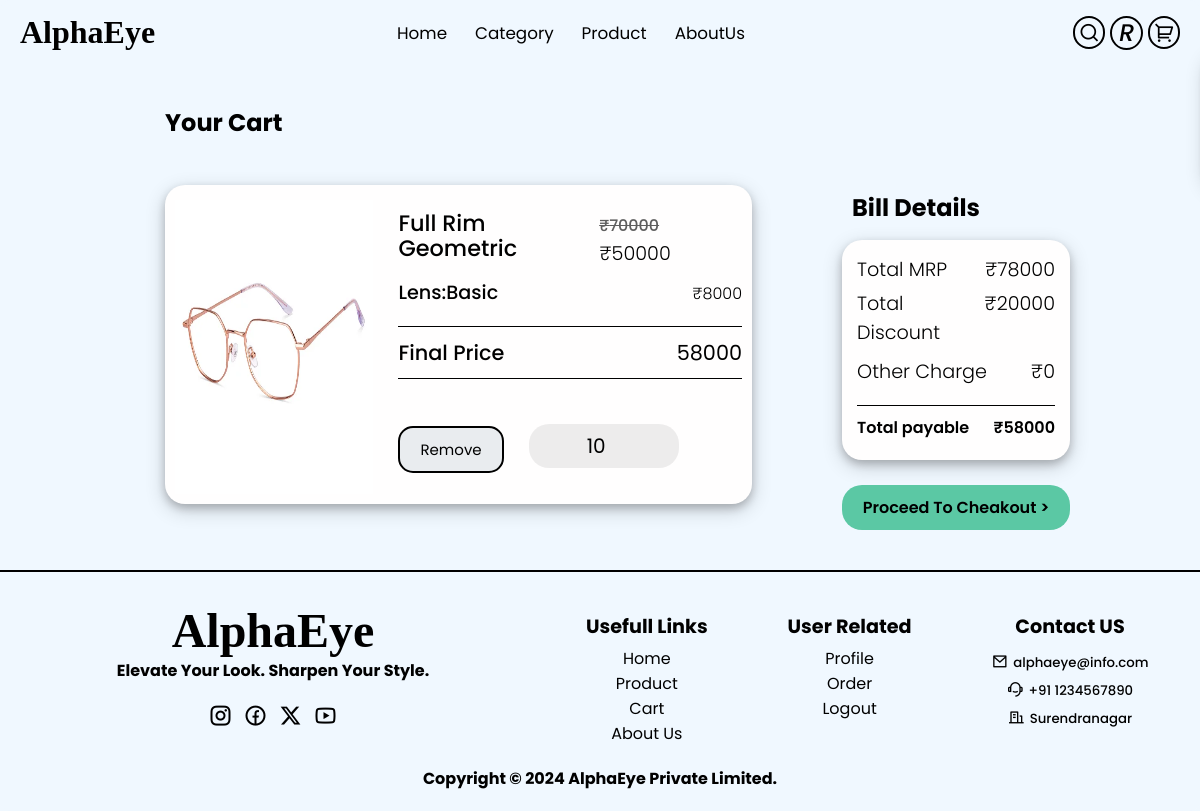
Page /cart.php (signed in) on the earlier database version.
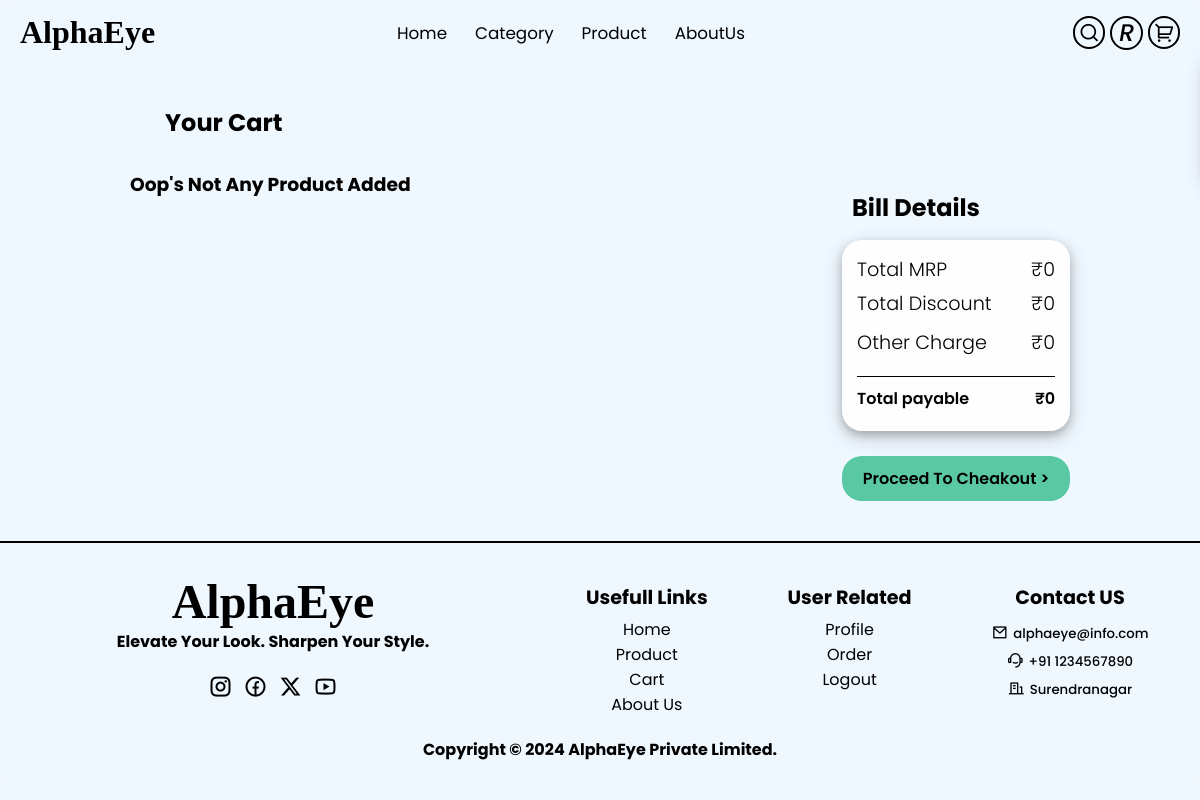
Same page on the later database version.
### tables this page shows
CREATE TABLE `userdata` (
  `id` int(11) NOT NULL,
  `username` varchar(255) DEFAULT NULL,
  `useremail` varchar(255) DEFAULT NULL,
  `password` varchar(255) DEFAULT NULL,
  `status` tinyint(1) DEFAULT 0,
  `joindate` timestamp NULL DEFAULT current_timestamp()
);

CREATE TABLE `cart` (
  `cartid` int(11) NOT NULL,
  `userid` int(11) NOT NULL,
  `productid` int(11) NOT NULL,
  `addingtime` timestamp NOT NULL DEFAULT current_timestamp(),
  `quantity` int(11) DEFAULT 1,
  `powertype` varchar(255) DEFAULT NULL,
  `lenstype` varchar(255) DEFAULT NULL,
  `lensprice` int(11) DEFAULT NULL
);

CREATE TABLE `product` (
  `productid` int(11) NOT NULL,
  `name` varchar(255) DEFAULT NULL,
  `detail` longtext DEFAULT NULL,
  `mrp` int(11) NOT NULL DEFAULT 0,
  `maincategory` varchar(255) DEFAULT NULL,
  `img1` varchar(255) DEFAULT NULL,
  `img2` varchar(255) DEFAULT NULL,
  `img3` varchar(255) DEFAULT NULL,
  `img4` varchar(255) DEFAULT NULL,
  `color` varchar(255) DEFAULT NULL,
  `status` varchar(255) NOT NULL DEFAULT 'show',
  `addingdate` timestamp NOT NULL DEFAULT current_timestamp(),
  `size` varchar(20) DEFAULT 'medium',
  `sellingprice` int(255) DEFAULT NULL,
  `subcategory` varchar(255) DEFAULT NULL
);

### cart.php (the view, shortened to what the rows shown need)
<!DOCTYPE html>
<html lang="en">
<head>
    <link rel="stylesheet" href="cssStyle/cart.css">
</head>
<body>
<?php
        include("config/dbconnect.php");
        include("config/remixicone.php");
?>
    <div class="main">
        <div class="cart">
            <?php  include("component/nav.php");?>
            <div class="heading">
                <h2>Your Cart</h2>
            </div>
            <div class="cart-section">
                <div class="cart-item">
                     <?php
                        if(isset($_SESSION['email']) && isset($_SESSION['role'])){
                            $email=$_SESSION['email'];
                            $fecthuser="select id from userdata where useremail='$email'";
                            $result=mysqli_query($con,$fecthuser);
                            $userdata=mysqli_fetch_assoc($result);
                            $cartproduct="select * from cart where userid = $userdata[id]";
                            $result=mysqli_query($con,$cartproduct);
                            if(mysqli_num_rows($result)>0){
                                while($cartdata=mysqli_fetch_assoc($result)){
                                    $fetchproduct="select * from product where productid = $cartdata[productid]";
                                    $productresult=mysqli_query($con,$fetchproduct);
                                    $productdata=mysqli_fetch_assoc($productresult);
                                    if($cartdata['powertype']!=null){
                                        ?>
                                             <div class=cart-first>
                                        <div class="product-div">
                                            <img class=img src="assets\images\<?= $productdata['img1']; ?>" alt="">
                                            <div class="product-detail">
                                                <div class="product-name">
                                                    <h3 class="productname"><?= $productdata['name']; ?></h3>
                                                    <h5>
                                                        <span class="mrpprice">₹<?php
                                                            $mrp=$productdata['mrp']*$cartdata['quantity'];
                                                            echo $mrp;
                                                        ?></span>
                                                        ₹<?php
                                                        $productprice=$productdata['sellingprice']*$cartdata['quantity'];
                                                        echo $productprice;
                                                        ?></h5>
                                                </div>
                                                <div class="lens">
                                                    <h5>Lens:<?= $cartdata['lenstype']; ?></h5>
                                                    <h6>₹<?php
                                                        $lenseprice=$cartdata['lensprice']*$cartdata['quantity'];
                                                        echo $lenseprice;
                                                    ?></h6>
                                                </div>
                                                <div class="line"></div>
                                                    <div class="final-price">
                                                        <h4>Final Price</h4>
                                                        <h6>
                                                            <?php
                                                                $totalproductprice=$lenseprice+$productprice;
                                                                echo $totalproductprice;
                                                            ?>
                                                        </h6>
                                                    </div>
                                                <div class="line-2"></div>
                                                <div class="quantity-wrapper">
                                                <span>
                                                    <a
                                                    href="addcart.php?action=deleteproduct&cartid=<?php echo $cartdata['cartid']; ?>">
                                                        <button type="text">Remove</button>
                                                    </a>
                                                </span>
                                                    <div class= "quantity-wrapper-2">
                                                        <form action="addcart.php" method="get">
                                                            <input type="number" id="quantity" name="quantity" max="10" min="1"
                                                            value="<?php echo $cartdata['quantity']; ?>">
                                                        </form>
                                                    </div>
                                                </div>
                                            </div>
                                        </div>
                                    </div>
                                        <?php
                                    }
                                    ?>
                                    <?php }}
                                        else{
                                            echo "<h3>Oop's Not Any Product Added</h3>";
                                        }
                                    }
                                    else{
                                        echo "<h3>Oop's Not Any Product Added</h3>";
                                    }
                                 ?>
                </div>
                <div class="car-sec">
                            <div class="heading-2">
                            <h2>Bill Details</h2>
                            </div>
                    </div>
            </div>
            <?php include("component/footer.php");?>
        </div>
    </div>
</body>
</html>

### component/nav.php (shortened to what the rows shown need)
<link rel="stylesheet" href="component/nav.css">
<?php
    include("./config/dbconnect.php");
    ?>
<nav>
        <div class="nav-div">
            <div class="left-nav">
                <a href="index.php" >
                    <h1>AlphaEye</h1>
                </a>
            </div>
            <div class="right-nav">
                <?php
                    if(!isset($_SESSION['email'])){
                        ?>
                            <a href="singin.php"><i class="ri-user-line"></i></a>
                    <?php
                    }
                    else{
                        $email=$_SESSION['email'];
                        $select="select * from userdata where useremail='$email'";
                        $result=mysqli_query($con,$select);
                        $data=mysqli_fetch_assoc($result);
                        $char=str_split($data['username']);
                        ?>
                            <button id="user-logo">
                                <i id='user-name-logo'>
                                    <?php echo $char[0];?>
                                </i>
                            </button>
                        <?php
                    }
                ?>
            </div>
        </div>
    </nav>

Differences in the rows shown:
removed cart: productid.img1 (picture), productid.name "Full Rim Geometric", mrp "70000", productprice "50000", lenstype "Basic", lenseprice "8000", totalproductprice "58000", quantity "10"
Other differences:
$totalmrp: "78000" → "0"
$discount: "20000" → "0"
$totalprice: "58000" → "0"
text now shown: "Oop's Not Any Product Added"
